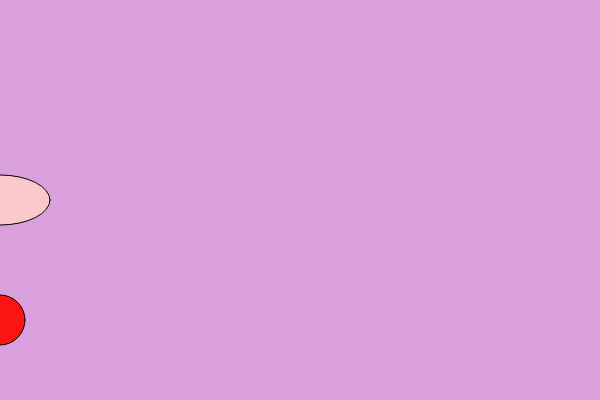
Frame 1 (no input)
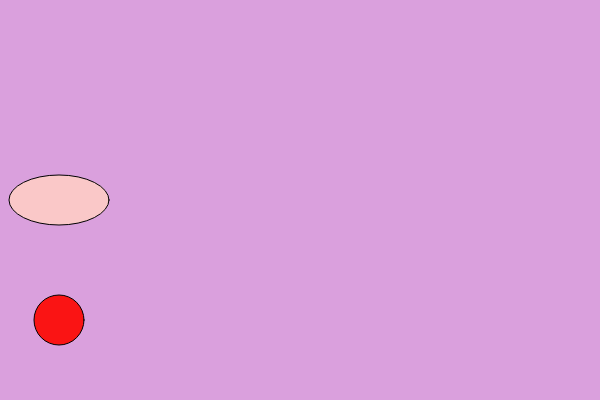
Frame 60 (no input)
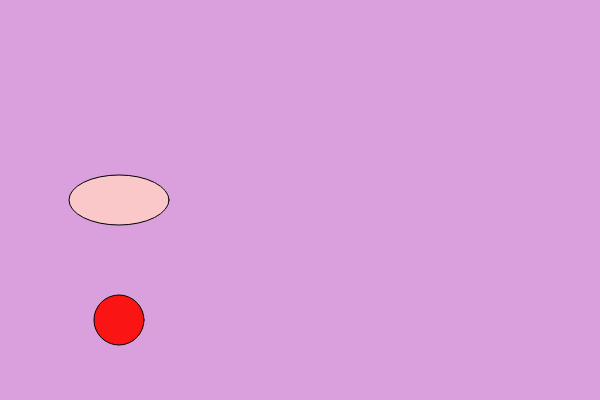
Frame 120 (the mouse pressed at the canvas centre since frame 60)

The p5.js sketch that drew these frames (run headless with seeded random() and noise() and a simulated clock; from frame 60 on, the mouse is pressed at the canvas centre):

// p5.js sketch
// ── sketch.js
// JavaScript Objects
// Code! Programming with p5.js
// The Coding Train / Daniel Shiffman
// https://thecodingtrain.com/beginners/beginners/p5js/2.3-objects.html
// https://youtu.be/-e5h4IGKZRY
// https://editor.p5js.org/codingtrain/sketches/6J5VPMbW

// Changed object name after circle became a function in p5js.
var circle1 = {
  x: 0,
  y: 200,
  diameter: 50
};

var r = 218;
var g = 160;
var b = 221;

function setup() {
  createCanvas(600, 400);
}

function draw() {
  // background
  background(r, g, b);
  // ellipse
  fill(250, 200, 200);
  ellipse(circle1.x, circle1.y, circle1.diameter*2, circle1.diameter);
  fill(250, 20, 20);
  circle(circle1.x, circle1.y+120, circle1.diameter);
  circle1.x = circle1.x + 1;
}
